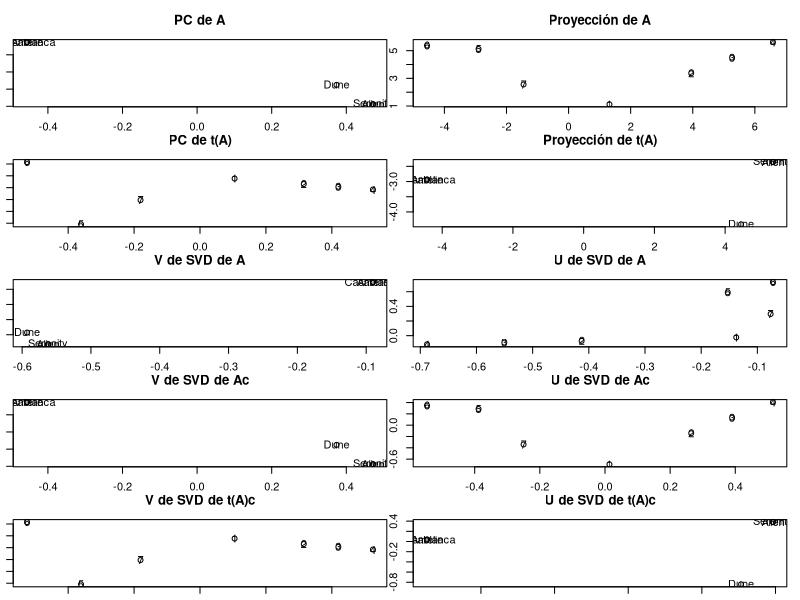

The R script that drew this image:
#Limpiamos área de trabajo
rm(list=ls())

#Para graficar
dev.new()
par(mfrow = c(5,2), mar=c(1,1,3,1))

#Matriz de datos
A <- matrix(c( 1,1,1,0,0, 3,3,3,0,0, 4,4,4,0,0, 5,5,5,0,0,
               0,2,0,4,4, 0,0,0,5,5, 0,1,0,2,2), 7, 5, byrow=TRUE)
#A <- matrix(c( 1,1,1,0,0, 3,3,3,0,0, 4,4,4,2,0, 5,5,5,1,3,
#               0,2,0,4,4, 0,0,6,5,5, 0,1,0,4,2), 7, 5, byrow=TRUE)
colnames(A) <- c("Serenity","Dune","Alien","Casablanca","Amelie")
A
Ac <- scale(A, center = TRUE, scale = FALSE)
round(colMeans(Ac),4)

#SVD A
SVD_A <- svd(A)
round(SVD_A$d,2)
round(SVD_A$u,2)
round(SVD_A$v,2)

#SVD Ac
SVD_Ac <- svd(Ac)
round(SVD_A$d,2)
round(SVD_Ac$u,2)
round(SVD_Ac$v,2)

#PCA de A
princomp(A)$loadings
eigen(cov(A))$vectors

PC <- princomp(A)$loadings
plot(PC[,1],PC[,2], main = "PC de A")
text(PC[,1],PC[,2], colnames(A))

y <- A %*% PC #Proyección
plot(y[,1],y[,2], main = "Proyección de A")
text(y[,1],y[,2])

#PCA de t(A)
eigen(cov(t(A)))$vectors
PC <- prcomp(t(A))$rotation #No se por que varían
plot(PC[,1],PC[,2], main = "PC de t(A)")
text(PC[,1],PC[,2])

y <- t(A) %*% PC
plot(y[,1],y[,2], main = "Proyección de t(A)")
text(y[,1],y[,2], rownames(y))

#Gráfica de SVD de A (V)
plot(SVD_A$v[,1],SVD_A$v[,2], main = "V de SVD de A")
text(SVD_A$v[,1],SVD_A$v[,2], colnames(A))

#Gráfica de SVD de A (U)
plot(SVD_A$u[,1],SVD_A$u[,2], main = "U de SVD de A")
text(SVD_A$u[,1],SVD_A$u[,2])

#Gráfica de SVD de Ac (V)
plot(SVD_Ac$v[,1],SVD_Ac$v[,2], main = "V de SVD de Ac")
text(SVD_Ac$v[,1],SVD_Ac$v[,2], colnames(A))

#Gráfica de SVD de Ac (U)
plot(SVD_Ac$u[,1],SVD_Ac$u[,2], main = "U de SVD de Ac")
text(SVD_Ac$u[,1],SVD_Ac$u[,2])

#SVD t(A)c
Atc <- scale(t(A), center = TRUE, scale = FALSE)
SVD_Atc <- svd(Atc)
round(SVD_Atc$d,2)
round(SVD_Atc$u,2)
round(SVD_Atc$v,2)

#Gráfica de SVD de t(A)c (V)
plot(SVD_Atc$v[,1],SVD_Atc$v[,2], main = "V de SVD de t(A)c")
text(SVD_Atc$v[,1],SVD_Atc$v[,2])

#Gráfica de SVD de t(A)c (U)
plot(SVD_Atc$u[,1],SVD_Atc$u[,2], main = "U de SVD de t(A)c")
text(SVD_Atc$u[,1],SVD_Atc$u[,2], colnames(A))

#-.-.-.-.-.-.-.-.-.-.-.-.-.-.
#Descubrimentos sobre U
#-.-.-.-.-.-.-.-.-.-.-.-.-.-.

#1
PC <- princomp(A)$loadings

Ac %*% PC
Ac %*% SVD_Ac$v
SVD_Ac$u %*% diag(SVD_Ac$d)

#2
(Ac %*% PC)/SVD_Ac$u

#3
(A %*% PC) - (Ac %*% PC)
colMeans(A) %*% PC

#4
scale(SVD_Ac$u)
scale(A %*% PC)
scale(Ac %*% PC)

#5
scale(SVD_Ac$u, center = FALSE, scale = apply(SVD_Ac$u, 2, sd, na.rm = TRUE))
scale(A %*% PC, center = FALSE, scale = apply(A %*% PC, 2, sd, na.rm = TRUE))
scale(Ac %*% PC, center = FALSE, scale = apply(Ac %*% PC, 2, sd, na.rm = TRUE))

#6
scale(SVD_Ac$u, center = TRUE, scale = FALSE)
scale(A %*% PC, center = TRUE, scale = FALSE)
scale(Ac %*% PC, center = TRUE, scale = FALSE)
Ac %*% PC


